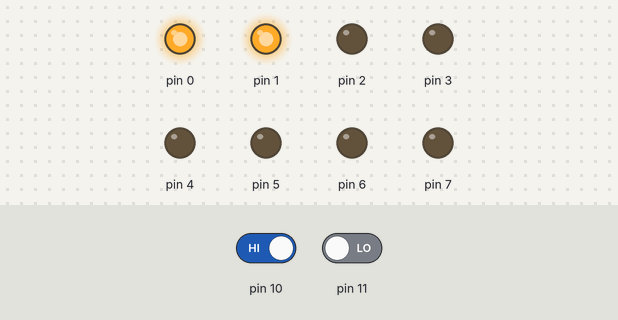
Bench run of a sketch on a simulated Arduino Uno, built with avr-gcc and run on an emulated ATmega328P. Shown: output pins drawn as LEDs (lit = HIGH). The test bench sets the inputs (shaded band); at power-on: pin 10 HIGH, pin 11 LOW.

Above: at 4.8 s.
4.9 s: pin 10 driven LOW
At 6.4 s:
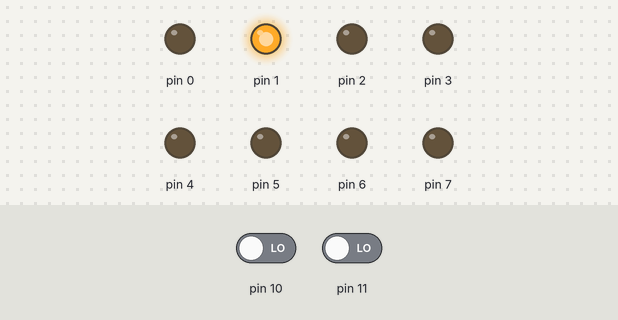
10.9 s: pin 10 driven HIGH
At 13.3 s:
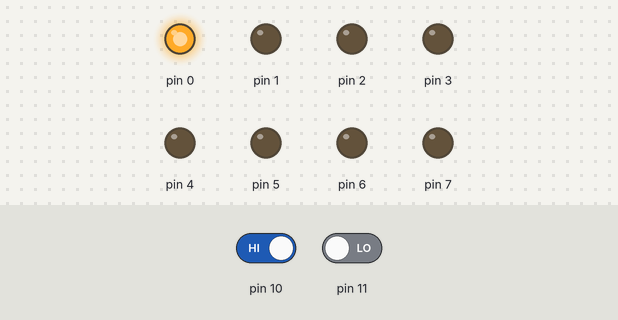
16.9 s: pin 11 driven HIGH
At 24.9 s:
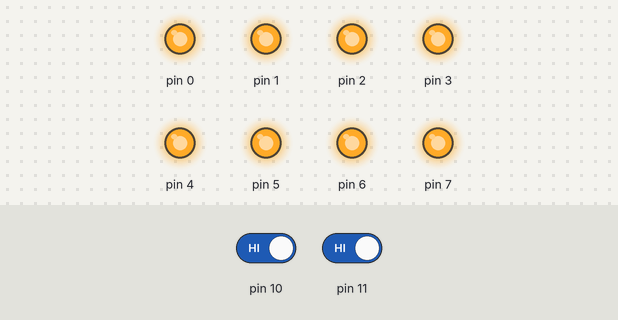
Timing chart, 0 to 51.5 s (numbered marks = the images above; inputs shaded):
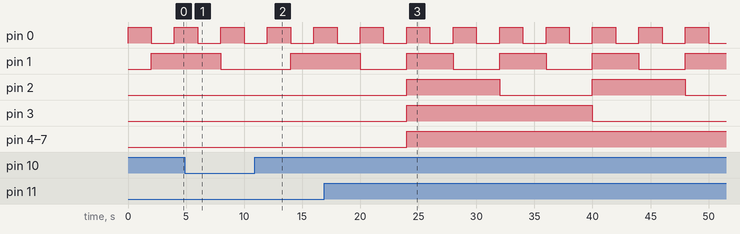

The sketch:

part1.ino
```cpp
void setup()
{
	DDRD = B11111111;
  	DDRB |= (0<<DDB3); // pin 11 is input mode
  	DDRB |= (0<<DDB2); // pin 10 is input mode

}

void loop()
{

	if((PINB & B00001000) == 8 || (PINB & B00000100) == 0)
    {
     	 PORTD -= 1;
      	 delay(2000);
    }
  	else
  	{
    	 PORTD += 1;
         delay(2000);
  	}
}
```

Measured:
- after the input at 4.9 s, pin 2: stays LOW (without the input it goes to HIGH after 1.1 s)
- after the input at 10.9 s, pin 2–7: stays LOW (without the input it goes to HIGH after 1.1 s)
- after the input at 16.9 s, pin 4: LOW → HIGH after 7.1 s instead of 25.1 s; pin 5–7: LOW → HIGH after 7.1 s
- by itself, pin 0: alternates HIGH for 2.0 s and LOW for 2.0 s
- by itself, pin 1: alternates HIGH for 4.0 s and LOW for 4.0 s
